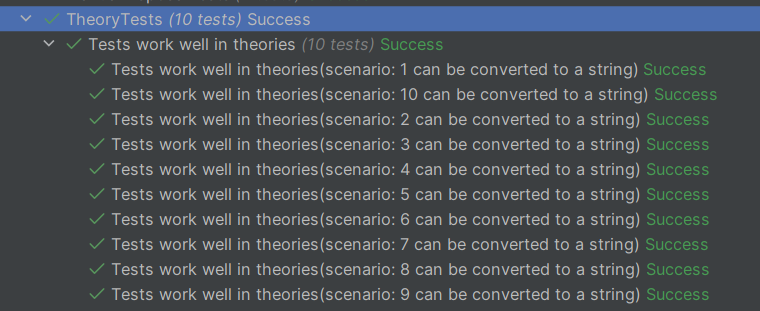
#> input picture docs/images/theory-result.png, 760 x 311 px; its folder holds only this picture in this run
$ python normalise-icons.py ../docs/images/theory-result.png
#> lines starting #> are read from the running program, lines starting #| are printed output that depends on the picture
#!/usr/bin/env python3
"""
normalise-icons.py - make every project icon sit in the same visual box.

The project icons were drawn at different sizes and with different amounts of
padding, so they render inconsistently in the navbar and in the profile list.
This trims the transparent border, scales the artwork so its longest side fills
the canvas, and re-centres it on a 128x128 square canvas with 6px of padding.

Usage:
  ./scripts/normalise-icons.py <input.png> [...] -o <outdir>
  ./scripts/normalise-icons.py --all -o docs/theme/images

Requires Pillow.
"""

import argparse
import glob
import os
import sys

from PIL import Image

CANVAS = 128
PAD = 6


def normalise(src: str, out: str) -> str:
#> called with src = '../docs/images/theory-result.png', out = 'docs/theme/images/theory-result.png'
    im = Image.open(src).convert("RGBA")
#> im is the input picture: PIL image 760x311 RGBA; mean R, G, B, A 70.4, 76.5, 82.4, 255
    bbox = im.getbbox()
#> bbox = (0, 0, 760, 311)
    if bbox is None:
        raise ValueError(f"{src} is completely transparent")

    im = im.crop(bbox)
    scale = (CANVAS - 2 * PAD) / max(im.size)
#> scale = 0.153
    im = im.resize((max(1, int(im.width * scale)), max(1, int(im.height * scale))), Image.LANCZOS)
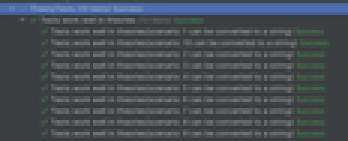
#> im: PIL image 116x47 RGBA (shown 3 times larger); mean R, G, B, A 70.4, 76.5, 82.5, 255

    canvas = Image.new("RGBA", (CANVAS, CANVAS), (0, 0, 0, 0))
#> canvas: PIL image 128x128 RGBA; every value is 0
    canvas.paste(im, ((CANVAS - im.width) // 2, (CANVAS - im.height) // 2), im)
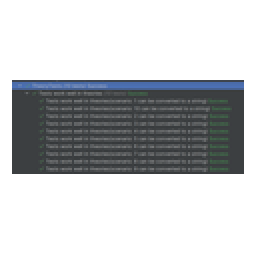
#> canvas: PIL image 128x128 RGBA (shown 2 times larger); mean R, G, B, A 23.4, 25.5, 27.4, 84.9; transparent parts drawn white
    canvas.save(out, optimize=True)
    return out


def main() -> int:
    parser = argparse.ArgumentParser()
    parser.add_argument("files", nargs="*", help="png files to normalise")
    parser.add_argument("--all", action="store_true", help="every png in the given directories")
    parser.add_argument("-o", "--out", default="docs/theme/images", help="output directory")
    args = parser.parse_args()

    sources = list(args.files)
    if args.all:
        for d in args.files or ["docs/images"]:
            sources.extend(glob.glob(os.path.join(d, "*.png")))

    if not sources:
        parser.print_help()
        return 1

    os.makedirs(args.out, exist_ok=True)
    for src in sources:
        out = os.path.join(args.out, os.path.basename(src))
        before = os.path.getsize(src)
        after = os.path.getsize(normalise(src, out))
        print(f"{src} -> {out}  ({before // 1024} KB -> {after // 1024} KB)")
    return 0


if __name__ == "__main__":
    sys.exit(main())
#> (the program exits here)
